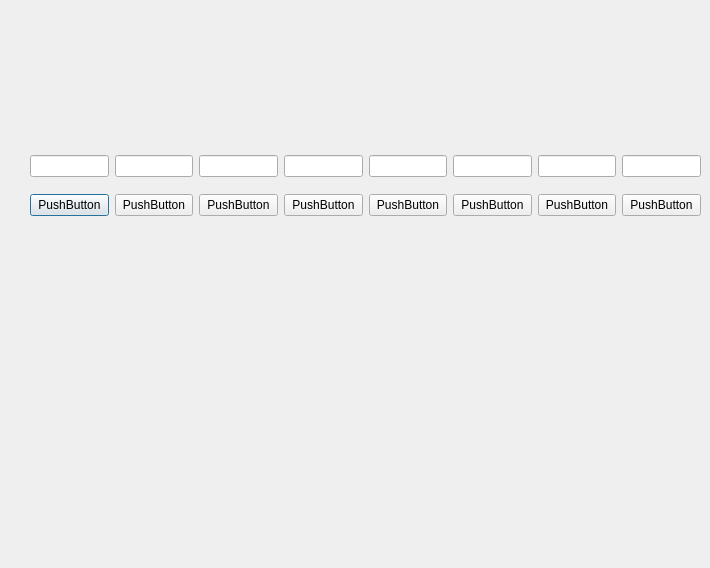
<?xml version="1.0" encoding="UTF-8"?>
<ui version="4.0">
 <class>Dialog</class>
 <widget class="QDialog" name="Dialog">
  <property name="geometry">
   <rect>
    <x>0</x>
    <y>0</y>
    <width>710</width>
    <height>568</height>
   </rect>
  </property>
  <property name="windowTitle">
   <string>Dialog</string>
  </property>
  <widget class="QWidget" name="gridLayoutWidget">
   <property name="geometry">
    <rect>
     <x>10</x>
     <y>20</y>
     <width>691</width>
     <height>311</height>
    </rect>
   </property>
   <layout class="QGridLayout" name="gridLayout">
    <property name="sizeConstraint">
     <enum>QLayout::SetDefaultConstraint</enum>
    </property>
    <item row="0" column="2">
     <spacer name="horizontalSpacer_2">
      <property name="orientation">
       <enum>Qt::Horizontal</enum>
      </property>
      <property name="sizeHint" stdset="0">
       <size>
        <width>20</width>
        <height>20</height>
       </size>
      </property>
     </spacer>
    </item>
    <item row="0" column="1">
     <spacer name="horizontalSpacer">
      <property name="orientation">
       <enum>Qt::Horizontal</enum>
      </property>
      <property name="sizeHint" stdset="0">
       <size>
        <width>20</width>
        <height>20</height>
       </size>
      </property>
     </spacer>
    </item>
    <item row="2" column="0">
     <spacer name="verticalSpacer_2">
      <property name="orientation">
       <enum>Qt::Vertical</enum>
      </property>
      <property name="sizeHint" stdset="0">
       <size>
        <width>20</width>
        <height>40</height>
       </size>
      </property>
     </spacer>
    </item>
    <item row="0" column="4">
     <spacer name="horizontalSpacer_4">
      <property name="orientation">
       <enum>Qt::Horizontal</enum>
      </property>
      <property name="sizeHint" stdset="0">
       <size>
        <width>20</width>
        <height>20</height>
       </size>
      </property>
     </spacer>
    </item>
    <item row="0" column="6">
     <spacer name="horizontalSpacer_6">
      <property name="orientation">
       <enum>Qt::Horizontal</enum>
      </property>
      <property name="sizeHint" stdset="0">
       <size>
        <width>20</width>
        <height>20</height>
       </size>
      </property>
     </spacer>
    </item>
    <item row="0" column="3">
     <spacer name="horizontalSpacer_3">
      <property name="orientation">
       <enum>Qt::Horizontal</enum>
      </property>
      <property name="sizeHint" stdset="0">
       <size>
        <width>20</width>
        <height>20</height>
       </size>
      </property>
     </spacer>
    </item>
    <item row="3" column="0">
     <spacer name="verticalSpacer_3">
      <property name="orientation">
       <enum>Qt::Vertical</enum>
      </property>
      <property name="sizeHint" stdset="0">
       <size>
        <width>20</width>
        <height>40</height>
       </size>
      </property>
     </spacer>
    </item>
    <item row="0" column="0">
     <spacer name="verticalSpacer">
      <property name="orientation">
       <enum>Qt::Vertical</enum>
      </property>
      <property name="sizeHint" stdset="0">
       <size>
        <width>20</width>
        <height>40</height>
       </size>
      </property>
     </spacer>
    </item>
    <item row="0" column="5">
     <spacer name="horizontalSpacer_5">
      <property name="orientation">
       <enum>Qt::Horizontal</enum>
      </property>
      <property name="sizeHint" stdset="0">
       <size>
        <width>20</width>
        <height>20</height>
       </size>
      </property>
     </spacer>
    </item>
    <item row="0" column="7">
     <spacer name="horizontalSpacer_7">
      <property name="orientation">
       <enum>Qt::Horizontal</enum>
      </property>
      <property name="sizeHint" stdset="0">
       <size>
        <width>20</width>
        <height>20</height>
       </size>
      </property>
     </spacer>
    </item>
    <item row="0" column="8">
     <spacer name="horizontalSpacer_8">
      <property name="orientation">
       <enum>Qt::Horizontal</enum>
      </property>
      <property name="sizeHint" stdset="0">
       <size>
        <width>40</width>
        <height>20</height>
       </size>
      </property>
     </spacer>
    </item>
    <item row="2" column="1">
     <layout class="QGridLayout" name="gridLayout_2">
      <property name="sizeConstraint">
       <enum>QLayout::SetDefaultConstraint</enum>
      </property>
      <item row="2" column="0">
       <widget class="QPushButton" name="pushButton">
        <property name="text">
         <string>PushButton</string>
        </property>
       </widget>
      </item>
      <item row="1" column="0">
       <widget class="QLineEdit" name="lineEdit"/>
      </item>
      <item row="0" column="0">
       <spacer name="horizontalSpacer_9">
        <property name="orientation">
         <enum>Qt::Horizontal</enum>
        </property>
        <property name="sizeHint" stdset="0">
         <size>
          <width>20</width>
          <height>20</height>
         </size>
        </property>
       </spacer>
      </item>
     </layout>
    </item>
    <item row="2" column="2">
     <layout class="QGridLayout" name="gridLayout_3">
      <property name="sizeConstraint">
       <enum>QLayout::SetDefaultConstraint</enum>
      </property>
      <item row="0" column="1">
       <spacer name="horizontalSpacer_10">
        <property name="orientation">
         <enum>Qt::Horizontal</enum>
        </property>
        <property name="sizeHint" stdset="0">
         <size>
          <width>20</width>
          <height>20</height>
         </size>
        </property>
       </spacer>
      </item>
      <item row="1" column="1">
       <widget class="QLineEdit" name="lineEdit_2"/>
      </item>
      <item row="2" column="1">
       <widget class="QPushButton" name="pushButton_2">
        <property name="text">
         <string>PushButton</string>
        </property>
       </widget>
      </item>
     </layout>
    </item>
    <item row="2" column="3">
     <layout class="QGridLayout" name="gridLayout_4">
      <property name="sizeConstraint">
       <enum>QLayout::SetDefaultConstraint</enum>
      </property>
      <item row="1" column="0">
       <widget class="QLineEdit" name="lineEdit_3"/>
      </item>
      <item row="0" column="0">
       <spacer name="horizontalSpacer_11">
        <property name="orientation">
         <enum>Qt::Horizontal</enum>
        </property>
        <property name="sizeHint" stdset="0">
         <size>
          <width>20</width>
          <height>20</height>
         </size>
        </property>
       </spacer>
      </item>
      <item row="2" column="0">
       <widget class="QPushButton" name="pushButton_3">
        <property name="text">
         <string>PushButton</string>
        </property>
       </widget>
      </item>
     </layout>
    </item>
    <item row="2" column="4">
     <layout class="QGridLayout" name="gridLayout_5">
      <property name="sizeConstraint">
       <enum>QLayout::SetDefaultConstraint</enum>
      </property>
      <item row="0" column="0">
       <spacer name="horizontalSpacer_12">
        <property name="orientation">
         <enum>Qt::Horizontal</enum>
        </property>
        <property name="sizeHint" stdset="0">
         <size>
          <width>20</width>
          <height>20</height>
         </size>
        </property>
       </spacer>
      </item>
      <item row="1" column="0">
       <widget class="QLineEdit" name="lineEdit_4"/>
      </item>
      <item row="2" column="0">
       <widget class="QPushButton" name="pushButton_4">
        <property name="text">
         <string>PushButton</string>
        </property>
       </widget>
      </item>
     </layout>
    </item>
    <item row="2" column="5">
     <layout class="QGridLayout" name="gridLayout_6">
      <property name="sizeConstraint">
       <enum>QLayout::SetDefaultConstraint</enum>
      </property>
      <item row="1" column="0">
       <widget class="QLineEdit" name="lineEdit_5"/>
      </item>
      <item row="0" column="0">
       <spacer name="horizontalSpacer_13">
        <property name="orientation">
         <enum>Qt::Horizontal</enum>
        </property>
        <property name="sizeHint" stdset="0">
         <size>
          <width>20</width>
          <height>20</height>
         </size>
        </property>
       </spacer>
      </item>
      <item row="2" column="0">
       <widget class="QPushButton" name="pushButton_5">
        <property name="text">
         <string>PushButton</string>
        </property>
       </widget>
      </item>
     </layout>
    </item>
    <item row="2" column="6">
     <layout class="QGridLayout" name="gridLayout_7">
      <property name="sizeConstraint">
       <enum>QLayout::SetDefaultConstraint</enum>
      </property>
      <item row="0" column="0">
       <spacer name="horizontalSpacer_14">
        <property name="orientation">
         <enum>Qt::Horizontal</enum>
        </property>
        <property name="sizeHint" stdset="0">
         <size>
          <width>20</width>
          <height>20</height>
         </size>
        </property>
       </spacer>
      </item>
      <item row="1" column="0">
       <widget class="QLineEdit" name="lineEdit_6"/>
      </item>
      <item row="2" column="0">
       <widget class="QPushButton" name="pushButton_6">
        <property name="text">
         <string>PushButton</string>
        </property>
       </widget>
      </item>
     </layout>
    </item>
    <item row="2" column="7">
     <layout class="QGridLayout" name="gridLayout_8">
      <property name="sizeConstraint">
       <enum>QLayout::SetDefaultConstraint</enum>
      </property>
      <item row="1" column="0">
       <widget class="QLineEdit" name="lineEdit_7"/>
      </item>
      <item row="0" column="0">
       <spacer name="horizontalSpacer_15">
        <property name="orientation">
         <enum>Qt::Horizontal</enum>
        </property>
        <property name="sizeHint" stdset="0">
         <size>
          <width>20</width>
          <height>20</height>
         </size>
        </property>
       </spacer>
      </item>
      <item row="2" column="0">
       <widget class="QPushButton" name="pushButton_7">
        <property name="text">
         <string>PushButton</string>
        </property>
       </widget>
      </item>
     </layout>
    </item>
    <item row="2" column="8">
     <layout class="QGridLayout" name="gridLayout_9">
      <property name="sizeConstraint">
       <enum>QLayout::SetDefaultConstraint</enum>
      </property>
      <item row="1" column="0">
       <widget class="QLineEdit" name="lineEdit_8"/>
      </item>
      <item row="0" column="0">
       <spacer name="horizontalSpacer_16">
        <property name="orientation">
         <enum>Qt::Horizontal</enum>
        </property>
        <property name="sizeHint" stdset="0">
         <size>
          <width>20</width>
          <height>20</height>
         </size>
        </property>
       </spacer>
      </item>
      <item row="2" column="0">
       <widget class="QPushButton" name="pushButton_8">
        <property name="text">
         <string>PushButton</string>
        </property>
       </widget>
      </item>
     </layout>
    </item>
   </layout>
  </widget>
 </widget>
 <resources/>
 <connections/>
</ui>
